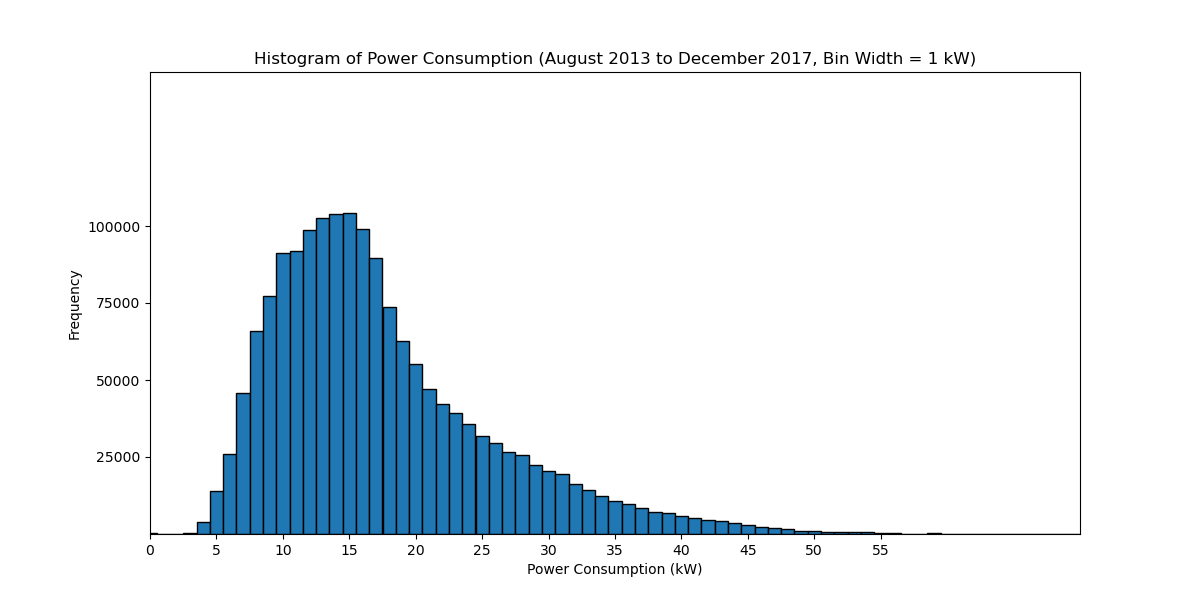

Python code for this plot:
import pandas as pd
import matplotlib.pyplot as plt
import numpy as np

file_path = r"C:\Users\91878\Downloads\energy_dataset\energy_dataset\boys_hostel_mains.csv"
df = pd.read_csv(file_path)
df['timestamp'] = pd.to_datetime(df['timestamp'], unit='s', utc=True)
df['timestamp'] = df['timestamp'].dt.tz_convert('Asia/Kolkata')
selected_data = df[(df['timestamp'] >= '2013-08-01') & (df['timestamp'] <= '2017-12-31')].copy()
selected_data['power_kw'] = selected_data['power'] / 1000.0

bin_edges = np.arange(int(selected_data['power_kw'].min()) - 0.5, int(selected_data['power_kw'].max()) + 1.5, 1)
plt.figure(figsize=(12, 6))
plt.hist(selected_data['power_kw'], bins=bin_edges, edgecolor='black')
plt.xticks(np.arange(0, 60, 5))
plt.yticks([25000,50000,75000,100000])
plt.xlim(0, 70)
plt.ylim(0, 150000)  
plt.xlabel('Power Consumption (kW)')
plt.ylabel('Frequency')
plt.title('Histogram of Power Consumption (August 2013 to December 2017, Bin Width = 1 kW)')
plt.show()
